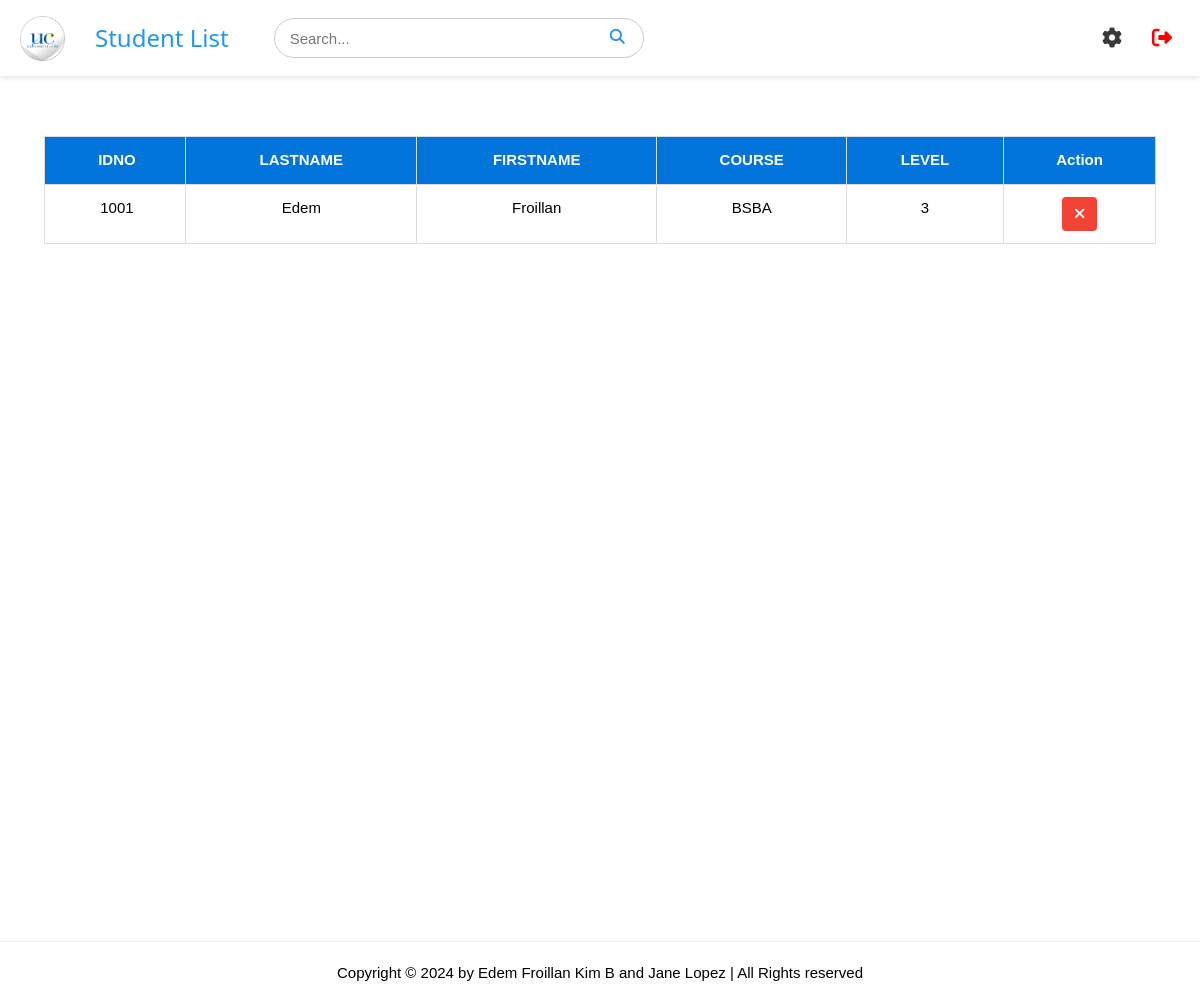
The page /students (signed in) on the database as committed earlier.
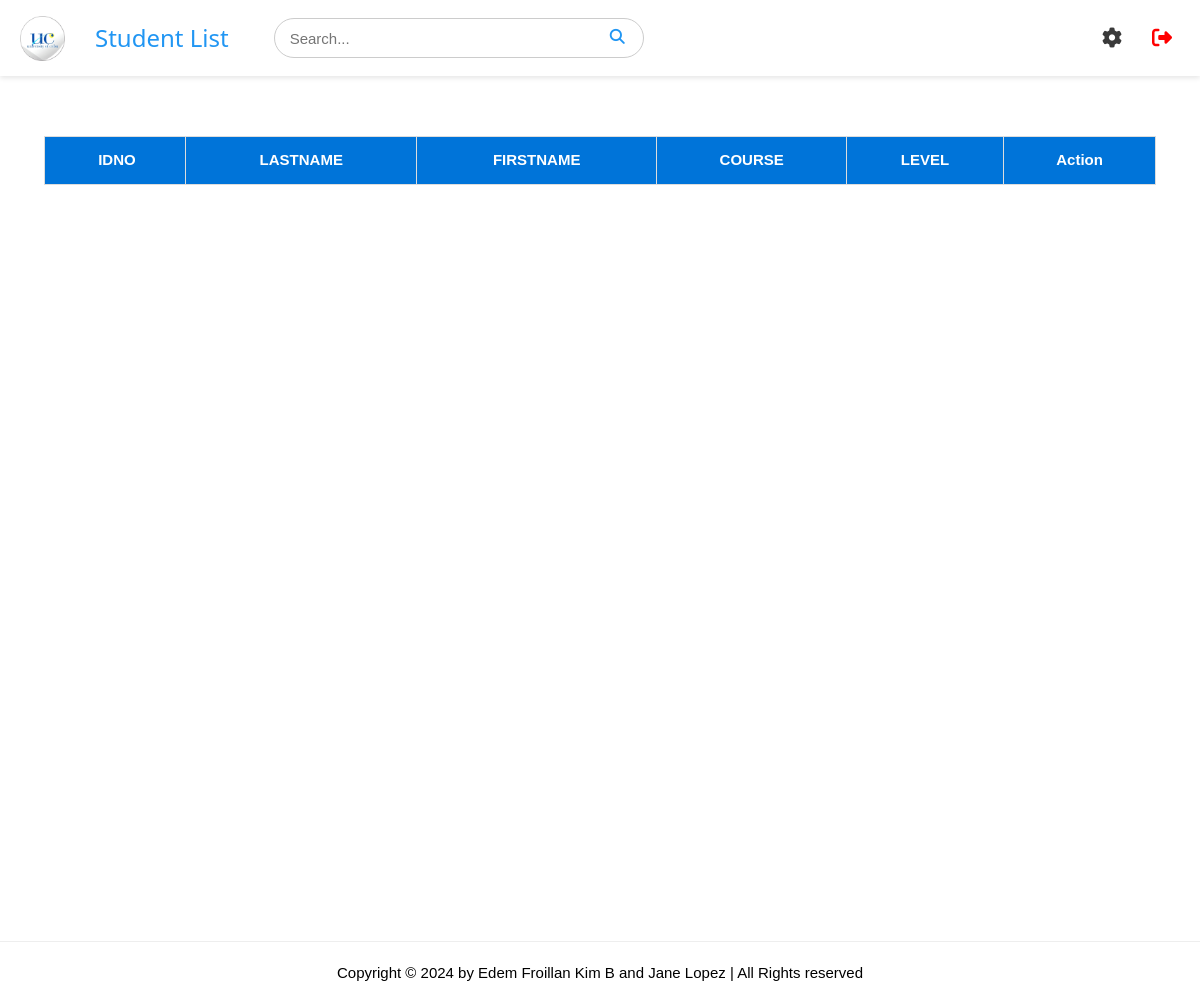
The same page on the database as committed later.
### tables this page shows
CREATE TABLE students (
                    id INTEGER PRIMARY KEY AUTOINCREMENT,
                    idno varchar(10) UNIQUE,
                    firstname varchar(50),
                    lastname varchar(50),
                    course varchar(10),
                    level varchar(5),
                    image TEXT,
                    qrcode TEXT
);

### app.py (the view)
@app.route('/students')
def student_list():
    if 'username' in session:
        pagetitle = "Student List"
        return render_template('studentlist.html',
                               data=getall_records('students'),
                               pagetitle=pagetitle,
                               users=get_users())
    else:
        flash("Please log in first!", "warning")
        return redirect(url_for('login'))

### app.py (called while the page is built)
@app.after_request
def after_request(response):
    response.headers['Cache-Control'] = 'no-store, no-cache, must-revalidate, post-check=0, pre-check=0, max-age=0'
    response.headers['Pragma'] = 'no-cache'
    response.headers['Expires'] = '-1'
    if hasattr(session, 'username') and 'username' not in session:
        response.headers['Cache-Control'] = 'no-store'
        response.headers['Pragma'] = 'no-cache'
        response.headers['Expires'] = '-1'
    return response

def get_users() -> object:
    return getall_records('students')

### dbhelper.py (called while the page is built)
def getprocess(sql: str, params=()) -> list:
    db = connect(database)
    cursor = db.cursor()
    cursor.row_factory = Row
    try:
        cursor.execute(sql, params)
        data = cursor.fetchall()
        return data
    finally:
        cursor.close()
        db.close()

def getall_records(table: str) -> list:
    sql = f'SELECT * FROM `{table}`'
    return getprocess(sql)

### templates/studentlist.html (shortened to what this page needs)
{% extends 'base.html' %}
{% block header %}
    {% include 'header.html' %}
{% endblock %}
{% block content %}
<div class="w3-row-padding" id="main_container" style="height: 100vh;">
    <div class="w3-full" style="padding: 1rem 3%;">
        <div class="styled-table-wrapper">
            <table class="w3-table-all styled-table" id="table">
                <thead>
                    <tr id="tr1">
                        <th class="w3-center">IDNO</th>
                        <th class="w3-center">LASTNAME</th>
                        <th class="w3-center">FIRSTNAME</th>
                        <th class="w3-center">COURSE</th>
                        <th class="w3-center">LEVEL</th>
                        <th class="w3-center">Action</th>
                    </tr>
                </thead>
                <tbody>
                    {% for user in users %}
                    <tr id="tr2">
                        <td class="w3-center" data-cell="IDNO:"><a>{{ user["idno"] }}</a></td>
                        <td class="w3-center" data-cell="LASTNAME:">{{ user["lastname"] }}</td>
                        <td class="w3-center" data-cell="FIRSTNAME:">{{ user["firstname"] }}</td>
                        <td class="w3-center" data-cell="COURSE:">{{ user["course"] }}</td>
                        <td class="w3-center" data-cell="LEVEL:">{{ user["level"] }}</td>
                        <td class="w3-center" data-cell="ACTION:">
                            <button class="w3-button w3-red delete-btn delete" onclick="openCustomAlert('{{ user['idno'] }}')">
                                <i class="fas fa-times"></i>
                            </button>
                        </td>
                    </tr>
                    {% endfor %}
                </tbody>
            </table>
        </div>
    </div>
</div>
{% endblock %}

### templates/base.html (shortened to what this page needs)
<!DOCTYPE html>
<html>
<head>
    <link rel='stylesheet' href="{{ url_for('static', filename='css/style.css') }}">
    <link rel="stylesheet" href="{{ url_for('static', filename='font-awesome/css/all.min.css') }}">
</head>
<body>
    <div>
        {% block header %}{% endblock %}
        {% block content %}
        {% endblock %}
    </div>
    <hr>
    <footer class="w3-center">
        <div class="footer-box">
            <p>Copyright &copy; 2024 by Edem Froillan Kim B and Jane Lopez | All Rights reserved</p>
        </div>
    </footer>
</body>
</html>

### templates/header.html (shortened to what this page needs)
<div class="header">
    <div class="left-section">
        <img src="../static/images/logo.png" alt="Logo" id="logo">
        <h3 class="pagetitle">{{ pagetitle }}</h3>
        <div class="search" style="position: relative;">
        <input type="text" placeholder="Search..." id="search-bar">
        <button type="submit" id="search-button"><i class="fa fa-search"></i></button>
    </div>
    </div>
    <div class="menu" style="position: relative;">
    <i class="fa solid fa-gear" id="menu-icon"></i>
    <a href="/logout" id="logout">
        <i class="fa fa-sign-out-alt"></i>
    </a>
    </div>
</div>

### static/css/style.css (style rules this page uses)
html { box-sizing:border-box }
*,*:before,*:after { box-sizing:inherit }
html { -ms-text-size-adjust:100%;-webkit-text-size-adjust:100% }
body { margin:0 }
article,aside,details,figcaption,figure,footer,header,main,menu,nav,section { display:block }
a { background-color:transparent }
img { border-style:none }
hr { box-sizing:content-box;height:0;overflow:visible }
button,input,select,textarea,optgroup { font:inherit;margin:0 }
button,input { overflow:visible }
button,select { text-transform:none }
button,[type=button],[type=reset],[type=submit] { -webkit-appearance:button }
html,body { font-family:Verdana,sans-serif;font-size:15px;line-height:1.5 }
html { overflow-x:hidden }
h3 { font-size:24px }
h1,h2,h3,h4,h5,h6 { font-family:"Segoe UI",Arial,sans-serif;font-weight:400;margin:10px 0 }
hr { border:0;border-top:1px solid #eee;margin:20px 0 }
img { vertical-align:middle }
a { color:inherit }
.w3-table,.w3-table-all { border-collapse:collapse;border-spacing:0;width:100%;display:table }
.w3-table-all { border:1px solid #ccc }
.w3-bordered tr,.w3-table-all tr { border-bottom:1px solid #ddd }
.w3-table-all tr:nth-child(odd) { background-color:#fff }
.w3-table td,.w3-table th,.w3-table-all td,.w3-table-all th { padding:8px 8px;display:table-cell;text-align:left;vertical-align:top }
.w3-table th:first-child,.w3-table td:first-child,.w3-table-all th:first-child,.w3-table-all td:first-child { padding-left:16px }
.w3-container:after,.w3-container:before,.w3-panel:after,.w3-panel:before,.w3-row:after,.w3-row:before,.w3-row-padding:after,.w3-row-padding:before, .w3-cell-row:before,.w3-cell-row:after,.w3-clear:after,.w3-clear:before,.w3-bar:before,.w3-bar:after { content:"";display:table;clear:both }
.w3-row-padding,.w3-row-padding>.w3-half,.w3-row-padding>.w3-third,.w3-row-padding>.w3-twothird,.w3-row-padding>.w3-threequarter,.w3-row-padding>.w3-quarter,.w3-row-padding>.w3-col { padding:0 8px }
.w3-center { text-align:center!important }
.header { display: flex; justify-content: space-between; align-items: center; padding: 10px 20px; background-color: #fff; box-shadow: 0 2px 5px rgba(0, 0, 0, 0.1); position: sticky; top: 0; z-index: 100; margin-bottom: 3rem; }
.left-section { display: flex; align-items: center; }
#logo { width: 45px; height: auto; margin-right: 10px; }
.pagetitle { margin-left: 20px; color: #2196F3; }
#search-bar { padding: 15px; margin-right: 10px; border-radius: 20px; border: 1px solid #ccc; margin-left: 3rem; width: 370px; height: 40px; }
#search-button { color: #2196F3; border: none; cursor: pointer; position: absolute; background: transparent; right: 23px; top: 7px; }
#logout { text-decoration: none; color: red; font-size: 20px; transition: color 0.3s ease; }
#logout i { margin-right: 8px; }
.navbar, #logout { position: sticky; top: 0; background-color: #fff; padding: 10px 0; z-index: 100; gap: 3rem; }
.styled-table { width: 100%; border-collapse: collapse; font-family: Arial, sans-serif; margin-bottom: 20px; table-layout: auto; }
.styled-table th, .styled-table td { padding: 12px; border: 1px solid #ddd; text-align: left; }
.styled-table th { background-color: #0074D9; color: white; font-weight: bold; }
.menu { display: flex; align-items: center; gap: 2rem; }
#menu-icon { font-size: 20px; color: #3a3a3a; display: none; transition: transform 0.3s ease, color 0.3s ease; }
@media (max-width: 1360px) { #menu-icon { display: block; } }

Rows that differ between the two databases and show on the page:
removed students: idno "1001", lastname "Edem", firstname "Froillan", course "BSBA", level "3"
